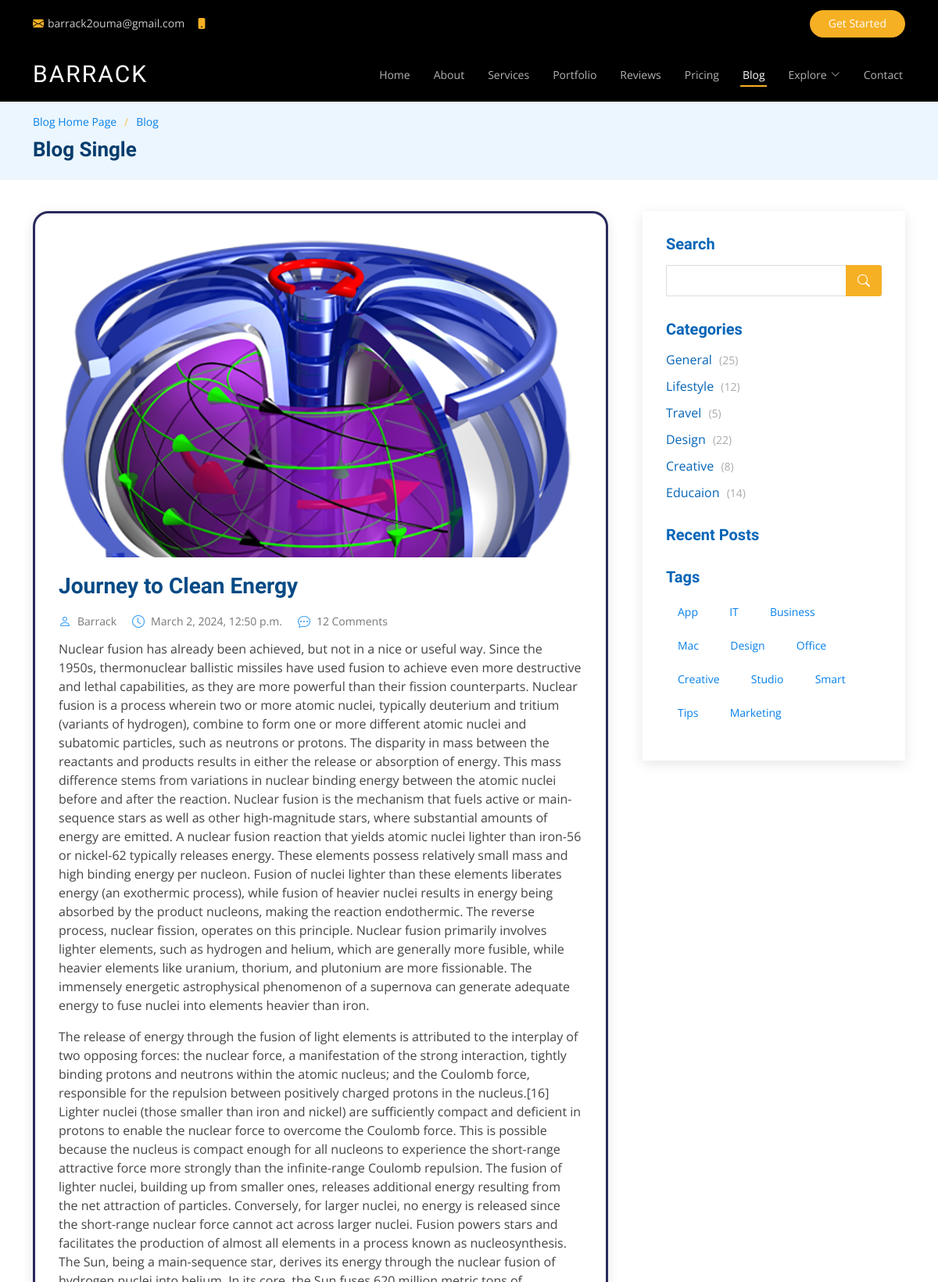
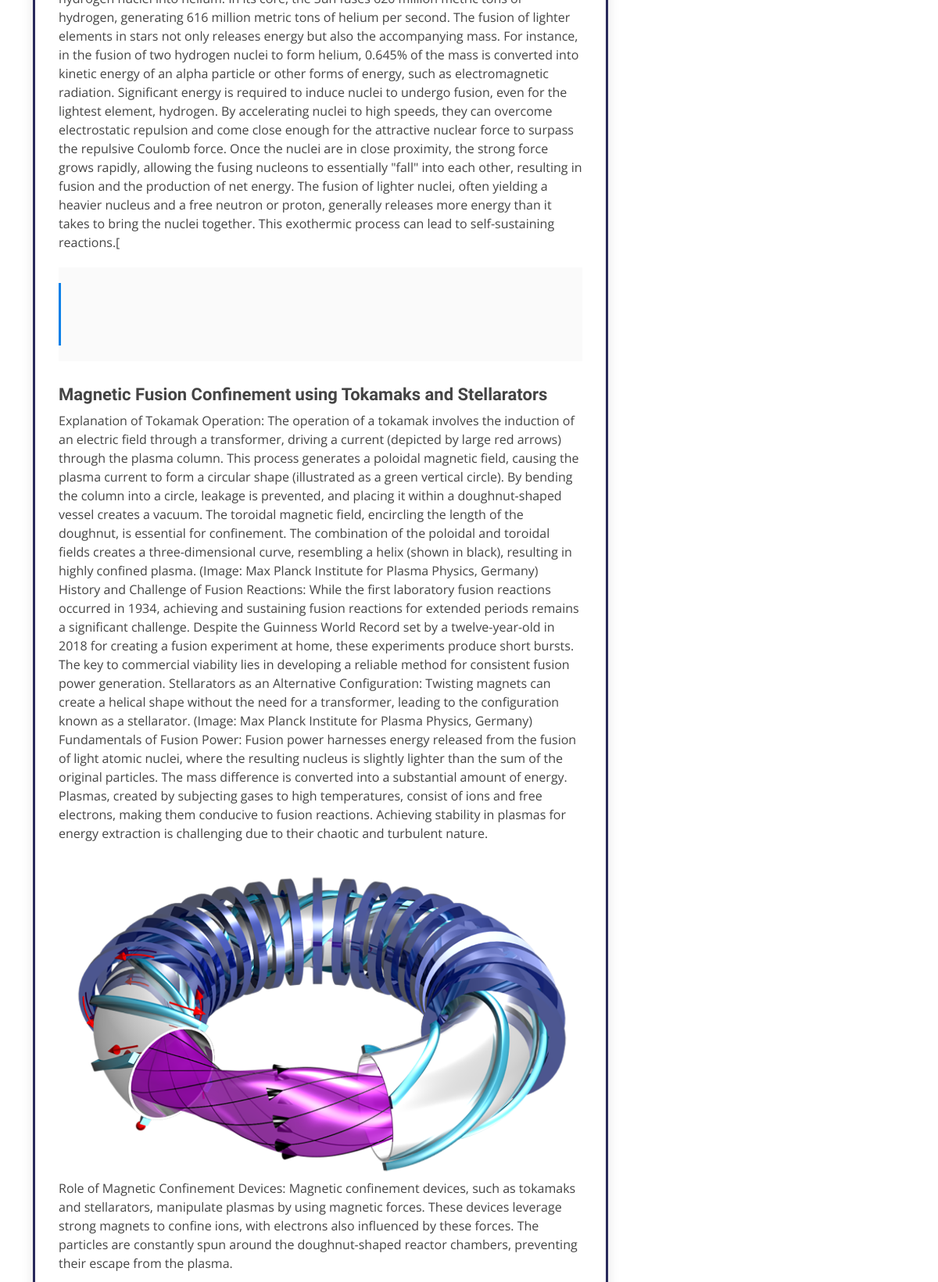
/blog_single/journey-to-clean-energy/ (upper part), run on the app's committed database (2 pictures, top to bottom).
### myapp/models.py (models this page shows, shortened)
class Post(models.Model):
    category = models.ForeignKey(Category, related_name='posts', on_delete=models.CASCADE)
    title = models.CharField(max_length=100)
    slug = models.SlugField(unique=True, blank=True)  # Make sure blank is allowed
    intro = models.TextField()
    paragraph_1 = models.TextField()
    my_back_quote = models.TextField()
    subheading = models.TextField()
    paragraph_2 = models.TextField()
    paragraph_3 = models.TextField()
    conclusion = models.TextField()
    created_at = models.DateTimeField(default=datetime.now, blank=True)
    image = models.ImageField(upload_to='uploads/', blank=True, null=True)
    image_2 = models.ImageField(upload_to='uploads/', blank=True, null=True)
    class Meta:
        ordering = ('-created_at',)

### myapp/views.py (the view)
# urls.py: path('blog_single/<slug:slug>/', views.blog_single, name='blog_single'),
def blog_single(request, slug):
    post = get_object_or_404(Post, slug=slug)
    return render(request, 'blog_single.html', {'post': post})

### templates/blog_single.html (shortened to what this page needs)
{% load static %}
<!DOCTYPE html>
<html lang="en">
  <head>
    <link href="{% static 'assets/vendor/animate.css/animate.min.css' %}" rel="stylesheet" />
    <link href="{% static 'assets/vendor/aos/aos.css' %}" rel="stylesheet" />
    <link
      href="{% static 'assets/vendor/bootstrap/css/bootstrap.min.css' %}"
      rel="stylesheet"
    />
    <link
      href="{% static 'assets/vendor/bootstrap-icons/bootstrap-icons.css' %}"
      rel="stylesheet"
    />
    <link href="{% static 'assets/vendor/boxicons/css/boxicons.min.css' %}" rel="stylesheet" />
    <link
      href="{% static 'assets/vendor/glightbox/css/glightbox.min.css' %}"
      rel="stylesheet"
    />
    <link href="{% static 'assets/vendor/remixicon/remixicon.css' %}" rel="stylesheet" />
    <link href="{% static 'assets/vendor/swiper/swiper-bundle.min.css' %}" rel="stylesheet" />
    <link href="{% static 'assets/css/style.css' %}" rel="stylesheet" />
  </head>
  <body>
    <div
      id="topbar"
      class="fixed-top d-flex align-items-center topbar-inner-pages"
    >
      <div
        class="container d-flex align-items-center justify-content-center justify-content-md-between"
      >
        <div class="contact-info d-flex align-items-center">
          <i class="bi bi-envelope-fill"></i
          ><a href="mailto:contact@example.com">barrack2ouma@gmail.com</a>
          <i class="bi bi-phone-fill phone-icon"></i> +254 7699 46415
        </div>
        <div class="cta d-none d-md-block">
          <a href="#about" class="scrollto">Get Started</a>
        </div>
      </div>
    </div>
    <header
      id="header"
      class="fixed-top d-flex align-items-center header-inner-pages"
    >
      <div class="container d-flex align-items-center justify-content-between">
        <h1 class="logo"><a href="{% url 'index' %}">BARRACK</a></h1>
        <nav id="navbar" class="navbar">
          <ul>
            <li><a class="nav-link scrollto" href="{% url 'index' %}">Home</a></li>
            <li><a class="nav-link scrollto" href="{% url 'index' %}#about">About</a></li>
            <li><a class="nav-link scrollto" href="{% url 'index' %}#services">Services</a></li>
            <li>
              <a class="nav-link scrollto" href="{% url 'index' %}#portfolio">Portfolio</a>
            </li>
            <li><a class="nav-link scrollto" href="{% url 'index' %}#team">Reviews</a></li>
            <li><a class="nav-link scrollto" href="{% url 'index' %}#pricing">Pricing</a></li>
            <li><a class="active" href="{% url 'blog' %}">Blog</a></li>
            <li class="dropdown">
              <a href="#"
                ><span>Explore</span> <i class="bi bi-chevron-down"></i
              ></a>
            </li>
            <li><a class="nav-link scrollto" href="{% url 'index' %}#contact">Contact</a></li>
          </ul>
        </nav>
      </div>
    </header>
    <main id="main">
      <section id="breadcrumbs" class="breadcrumbs">
        <div class="container">
          <ol>
            <li><a href="{% url 'blog' %}">Blog Home Page</a></li>
            <li><a href="{% url 'blog' %}">Blog</a></li>
          </ol>
          <h2>Blog Single</h2>
        </div>
      </section>
      <section id="blog" class="blog">
        <div class="container" data-aos="fade-up">
          <div class="row">
            <div class="col-lg-8 entries">
              <article class="entry entry-single">
                {% if post.image %}
                <div class="entry-img">
                  <img
                    src="{{ post.image.url }}"
                    alt=""
                    class="img-fluid"
                  />
                </div>
                {% endif %}
                <h2 class="entry-title">
                  <a href="{% url 'blog_single' slug=post.slug %}"
                    >{{ post.title }}</a
                  >
                </h2>
                <div class="entry-meta">
                  <ul>
                    <li class="d-flex align-items-center">
                      <i class="bi bi-person"></i>
                      <a href="#">Barrack</a>
                    </li>
                    <li class="d-flex align-items-center">
                      <i class="bi bi-clock"></i>
                      <a href="#"
                        ><time datetime="2020-01-01">{{ post.created_at }}</time></a
                      >
                    </li>
                    <li class="d-flex align-items-center">
                      <i class="bi bi-chat-dots"></i>
                      <a href="#">12 Comments</a>
                    </li>
                  </ul>
                </div>
                <div class="entry-content">
                  <p>
                    {{post.intro}}
                  </p>
                  <p>
                    {{post.paragraph_1}}
                  <blockquote>
                  </blockquote>
                  <h3>{{post.subheading}}</h3>
                  <p>
                    {{post.paragraph_2}}
                  </p>
                  {% if post.image %}
                  <img
                    src="{{ post.image_2.url }}"
                    class="img-fluid"
                    alt=""
                  />
                  {% endif %}
                  <p>
                    {{post.paragraph_3}}
                  </p>
                </div>
              </article>
            </div>
            <div class="col-lg-4">
              <div class="sidebar">
                <h3 class="sidebar-title">Search</h3>
                <div class="sidebar-item search-form">
                  <form action="">
                    <input type="text" />
                    <button type="submit"><i class="bi bi-search"></i></button>
                  </form>
                </div>
                <h3 class="sidebar-title">Categories</h3>
                <div class="sidebar-item categories">
                  <ul>
                    <li>
                      <a href="#">General <span>(25)</span></a>
                    </li>
                    <li>
                      <a href="#">Lifestyle <span>(12)</span></a>
                    </li>
                    <li>
                      <a href="#">Travel <span>(5)</span></a>
                    </li>
                    <li>
                      <a href="#">Design <span>(22)</span></a>
                    </li>
                    <li>
                      <a href="#">Creative <span>(8)</span></a>
                    </li>
                    <li>
                      <a href="#">Educaion <span>(14)</span></a>
                    </li>
                  </ul>
                </div>
                <h3 class="sidebar-title">Recent Posts</h3>
                <h3 class="sidebar-title">Tags</h3>
                <div class="sidebar-item tags">
                  <ul>
                    <li><a href="#">App</a></li>
                    <li><a href="#">IT</a></li>
                    <li><a href="#">Business</a></li>
                    <li><a href="#">Mac</a></li>
                    <li><a href="#">Design</a></li>
                    <li><a href="#">Office</a></li>
                    <li><a href="#">Creative</a></li>
                    <li><a href="#">Studio</a></li>
                    <li><a href="#">Smart</a></li>
                    <li><a href="#">Tips</a></li>
                    <li><a href="#">Marketing</a></li>
                  </ul>
                </div>
              </div>
            </div>
          </div>
        </div>
      </section>
    </main>
  </body>
</html>

### data on the page
Post: image (picture), title "Journey to Clean Energy", created_at "March 2, 2024, 12:50 p.m.", intro "Nuclear fusion has already been achieved, but not in a nice or useful way. Since the 1950s, thermonuclear ballistic missiles have used fusion to achieve even more destructive and lethal capabilities, as they are more powerful than their fission counterparts. Nuclear fusion is a process wherein two or more atomic nuclei, typically deuterium and tritium (variants of hydrogen), combine to form one or more different atomic nuclei and subatomic particles, such as neutrons or protons. The disparity in mass between the reactants and products results in either the release or absorption of energy. This mass difference stems from variations in nuclear binding energy between the atomic nuclei before…", paragraph_1 "The release of energy through the fusion of light elements is attributed to the interplay of two opposing forces: the nuclear force, a manifestation of the strong interaction, tightly binding protons and neutrons within the atomic nucleus; and the Coulomb force, responsible for the repulsion between positively charged protons in the nucleus.[16] Lighter nuclei (those smaller than iron and nickel) are sufficiently compact and deficient in protons to enable the nuclear force to overcome the Coulomb force. This is possible because the nucleus is compact enough for all nucleons to experience the short-range attractive force more strongly than the infinite-range Coulomb repulsion. The fusion of…", subheading "Magnetic Fusion Confinement using Tokamaks and Stellarators", paragraph_2 "Explanation of Tokamak Operation: The operation of a tokamak involves the induction of an electric field through a transformer, driving a current (depicted by large red arrows) through the plasma column. This process generates a poloidal magnetic field, causing the plasma current to form a circular shape (illustrated as a green vertical circle). By bending the column into a circle, leakage is prevented, and placing it within a doughnut-shaped vessel creates a vacuum. The toroidal magnetic field, encircling the length of the doughnut, is essential for confinement. The combination of the poloidal and toroidal fields creates a three-dimensional curve, resembling a helix (shown in black),…", image_2 (picture), paragraph_3 "Role of Magnetic Confinement Devices: Magnetic confinement devices, such as tokamaks and stellarators, manipulate plasmas by using magnetic forces. These devices leverage strong magnets to confine ions, with electrons also influenced by these forces. The particles are constantly spun around the doughnut-shaped reactor chambers, preventing their escape from the plasma."
